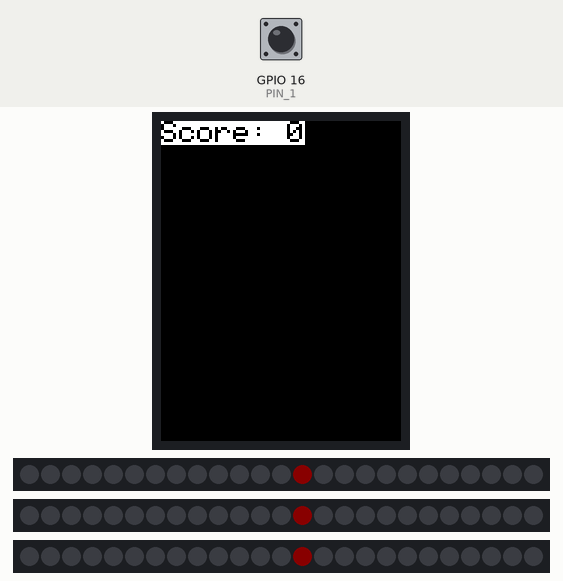
This sketch was run on a simulated ESP32. Shown: 240×320 colour display, 3 × 25 RGB LEDs in strip order, left to right. The inputs (shaded band) are chosen by the test bench; at power-on: GPIO 16 (PIN_1) HIGH. Dim RGB values are drawn brighter than linear.

Above: at 4.5 s.
4.6 s: GPIO 16 (PIN_1) pulled LOW for 3 s
At 6.21 s:
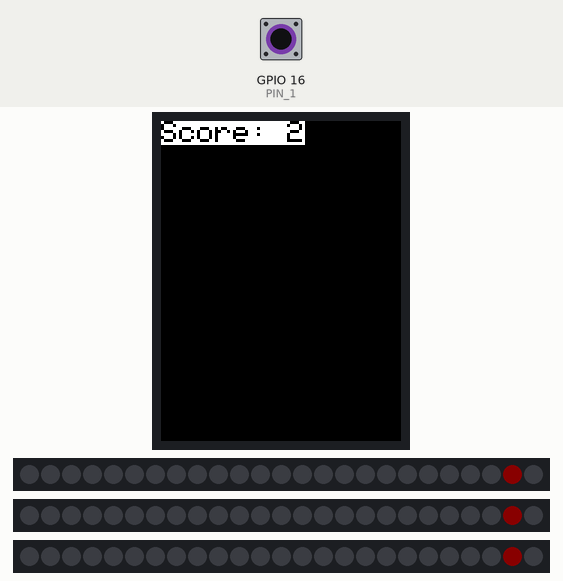
9.1 s: GPIO 16 (PIN_1) pulled LOW for 3 s
At 11.65 s:
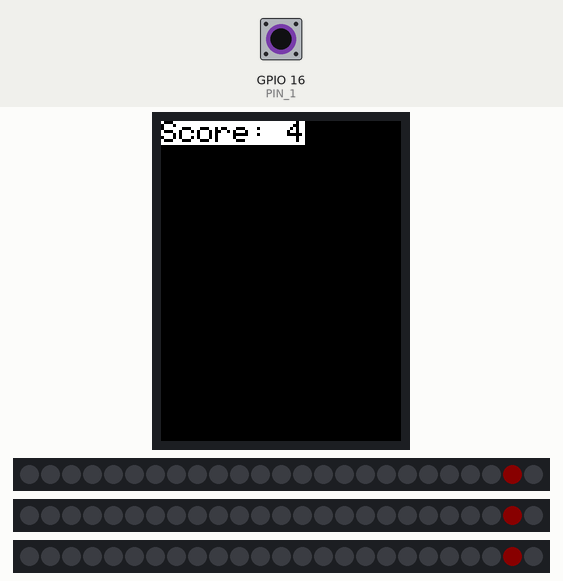
13.6 s: GPIO 16 (PIN_1) pulled LOW for 3 s
At 16.88 s:
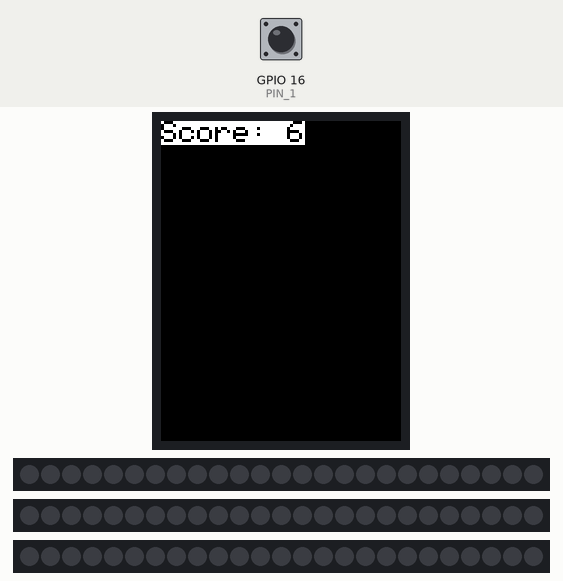

The sketch:

scroller.ino
```cpp
#include <Adafruit_DotStar.h>
#include <SPI.h>
#include <TFT_eSPI.h>

TFT_eSPI tft = TFT_eSPI();


#define NUMPIXELS 25

// Here's how to control the LEDs from any two pins:
#define DATAPIN1    33
#define CLOCKPIN1   25

#define DATAPIN2    26
#define CLOCKPIN2   27

#define DATAPIN3    14
#define CLOCKPIN3   12

Adafruit_DotStar strip1(NUMPIXELS, DATAPIN1, CLOCKPIN1, DOTSTAR_RBG);

Adafruit_DotStar strip2(NUMPIXELS, DATAPIN2, CLOCKPIN2, DOTSTAR_RBG);

Adafruit_DotStar strip3(NUMPIXELS, DATAPIN3, CLOCKPIN3, DOTSTAR_RBG);

uint32_t last_time;

int led_pos = NUMPIXELS; //This number will indicate which led is 'on'
int old_pos; //Keeps track of the prev position, turns it off
uint32_t color = 0xFF0100;      // 'On' color (starts red)

uint32_t refresh_rate = 100; //200 ms refresh reate

const uint8_t PIN_1 = 16; //button 1

int score; // player's score
char output[50]; //hold message for tft
char old_output[50]; //hold old message for tft

void setup() {
  delay(3000); // 3 second delay for recovery
  Serial.begin(115200); //for debugging if needed.
  pinMode(PIN_1, INPUT_PULLUP);

  tft.init();  //init screen
  tft.setRotation(2); //adjust rotation
  tft.setTextSize(3); //default font size
  tft.fillScreen(TFT_WHITE); //fill background
  tft.setTextColor(TFT_BLACK, TFT_WHITE); //set color for font

#if defined(__AVR_ATtiny85__) && (F_CPU == 16000000L)
  clock_prescale_set(clock_div_1); // Enable 16 MHz on Trinket
#endif
  strip1.setBrightness(10);
  strip2.setBrightness(10);
  strip3.setBrightness(10);

  strip1.begin(); // Initialize pins for output
  strip1.clear();
  strip1.show();  // Turn all LEDs off ASAP

  strip2.begin(); // Initialize pins for output
  strip2.clear();
  strip2.show();  // Turn all LEDs off ASAP

  strip3.begin(); // Initialize pins for output
  strip3.clear();
  strip3.show();  // Turn all LEDs off ASAP

  last_time = millis();
  delay(100);
}


void loop()
{
  scroller();

  if (strcmp(output, old_output) != 0) {//only draw if changed!
    tft.fillScreen(TFT_BLACK);
    tft.setCursor(0, 0, 1);
    tft.println(output);
  }
  memset(old_output, 0, sizeof(old_output));
  strcat(old_output, output);
}


void scroller() {
  if (millis() - last_time >= refresh_rate) {
    if (led_pos < 0) {
      if (digitalRead(PIN_1) == 0) {
        score += 2;
      }
      led_pos = NUMPIXELS;
    }
    if (old_pos < 0) {
      if (digitalRead(PIN_1) == 0) {
        score ++;
      }
      old_pos = NUMPIXELS;
    }
    old_pos = led_pos;
    led_pos--;
    strip1.setPixelColor(led_pos, color); // 'On' pixel at head
    strip1.setPixelColor(old_pos, 0);     // 'Off' pixel at tail

    strip2.setPixelColor(led_pos, color); // 'On' pixel at head
    strip2.setPixelColor(old_pos, 0);     // 'Off' pixel at tail

    strip3.setPixelColor(led_pos, color); // 'On' pixel at head
    strip3.setPixelColor(old_pos, 0);     // 'Off' pixel at tail

    strip1.show();                     // Refresh strip
    strip2.show();                     // Refresh strip
    strip3.show();                     // Refresh strip
    last_time = millis();
  }
  sprintf(output, "Score: %d", score);
}

void button_press() {
  if (digitalRead(PIN_1) == 0) {
    Serial.println(led_pos);
    if (led_pos == NUMPIXELS) {
      score += 2;
    }
    else if (old_pos == NUMPIXELS) {
      score ++;
    }
    sprintf(output, "Score: %d", score);
  }
}
```
